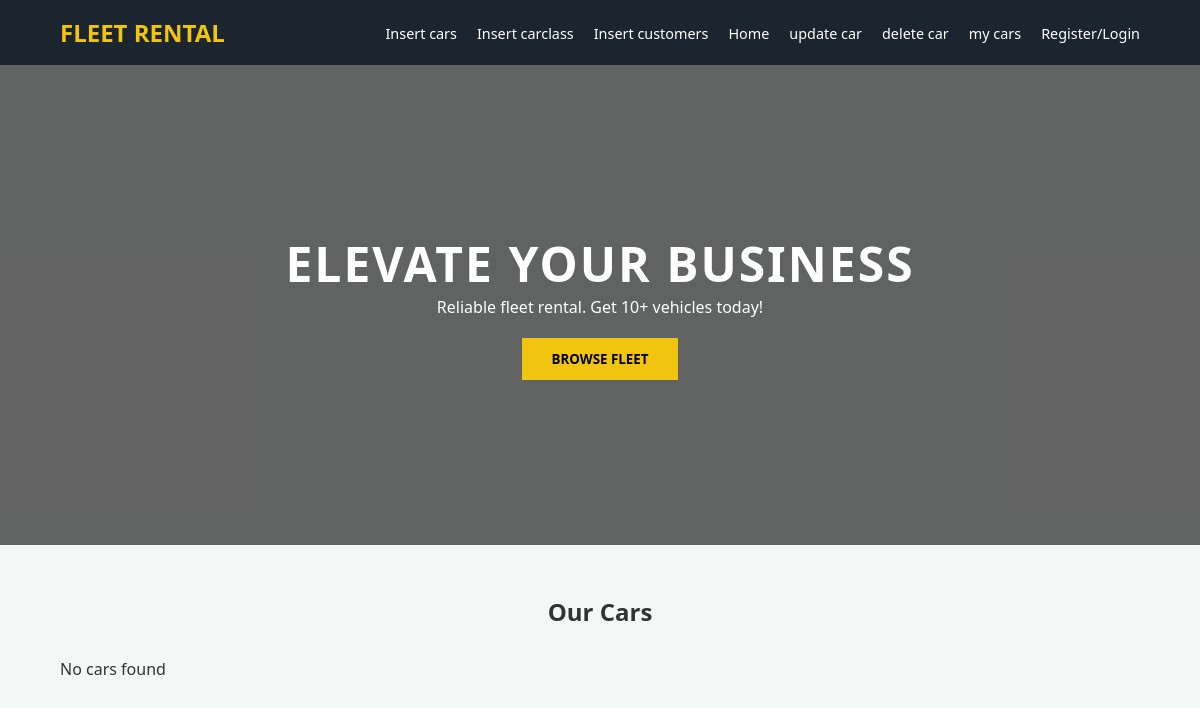
Before: /qindex.php with the older database file.
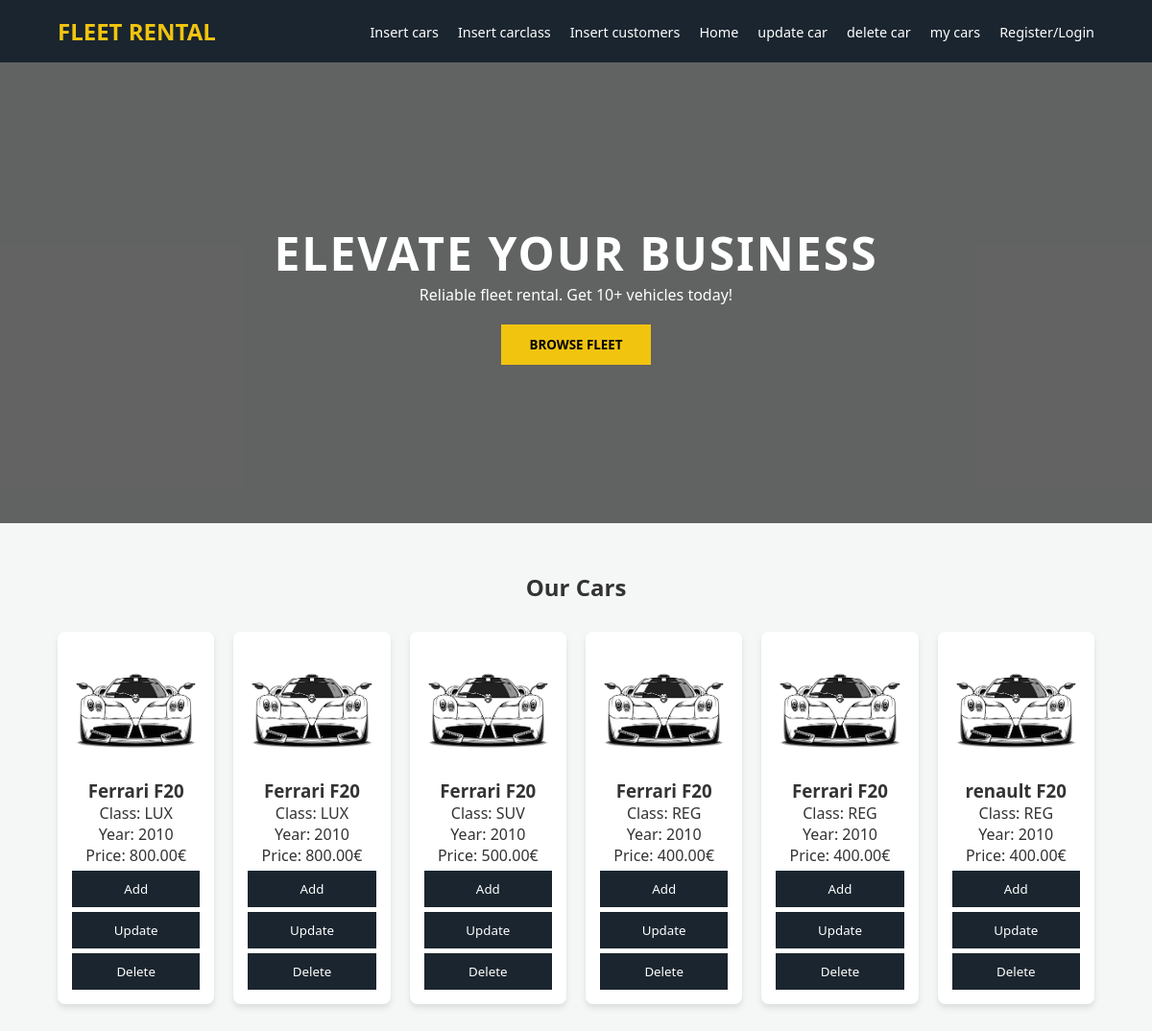
After: the same page with the newer database file.
### tables this page shows
CREATE TABLE `cars` (
  `PlateNo` varchar(12) NOT NULL,
  `Brand` varchar(20) NOT NULL,
  `Model` varchar(25) NOT NULL,
  `YearManufactured` smallint(6) DEFAULT NULL,
  `Status` varchar(1) NOT NULL,
  `carClass` varchar(6) NOT NULL
);

CREATE TABLE `carclass` (
  `ClassID` smallint(6) NOT NULL,
  `ClassName` varchar(6) NOT NULL,
  `Description` varchar(25) NOT NULL,
  `MonthlyRate` decimal(8,2) NOT NULL
);

### qindex.php (the view, shortened to what this page needs)
<!DOCTYPE html>
<html lang="en">
<head>
    <link rel="stylesheet" href="stylecss.css">
</head>
<body>
    <nav class="navbar">
        <div class="logo">FLEET RENTAL</div>
        <ul class="navLinks">
            <li><a href="insert/addCar.php">Insert cars</a></li>
            <li><a href="insert/add.php">Insert carclass</a></li>
            <li><a href="insert/addCustomer.php">Insert customers</a></li>
            <li><a href="">Home</a></li>
            <li><a href="Update/selectUpdate.php">update car</a></li>
            <li><a href="Delete/delete.php">delete car</a></li>
            <li><a href="myCars.php">my cars</a></li>
            <li><a href="" class="loginBtn">Register/Login</a></li>
        </ul>
    </nav>
    <section class="banner">
        <div class="bannerText">
            <h1>ELEVATE YOUR BUSINESS</h1>
            <p>Reliable fleet rental. Get 10+ vehicles today!</p>
            <button class="browseBtn">BROWSE FLEET</button>
        </div>
    </section>
    <section class="ourCars">
        <h2>Our Cars</h2>
        <div class="fleetGrid">
            <?php
            try {
                $pdo = new PDO('mysql:host=localhost;dbname=carRentalSys; charset=utf8', 'root', '');
                $pdo->setAttribute(PDO::ATTR_ERRMODE, PDO::ERRMODE_EXCEPTION);
                $sql = 'SELECT cars.PlateNo,cars.Brand,cars.Model,cars.YearManufactured,
    cars.Status,carclass.ClassName,carclass.MonthlyRate
FROM cars
JOIN carclass
ON cars.carClass = carclass.className
WHERE cars.Status = "A";';
                $result = $pdo->prepare($sql);
                $result->execute();
                if ($result->rowCount() == 0) {
                    echo "No cars found";
                }
                while ($row = $result->fetch()) {
                    ?>
                    <div class="carCard">
                        <img src="images/carPlaceholder.avif" alt="Toyota Prius">
                        <h3><?php echo $row['Brand'] . ' ' . $row['Model']; ?></h3>
                        <p>Class: <?php echo $row['ClassName'] ?></p>
                        <p>Year: <?php echo $row['YearManufactured'] ?></p>
                        <p class="price">Price: <?php echo $row['MonthlyRate']; ?>€ </p>
                        <div class="buttonGroup">
                            <form action="addButton" method="post">
                                <input type="submit" value="Add" class="add">
                            </form>
                            <form action="Update/updCarDetails1.php" method="post">
                                <input type="submit" value="Update" class="add">
                            </form>
                            <form action="Delete/deletecar.php" method="post">
                                <input type="submit" value="Delete" class="add">
                            </form>
                        </div>
                    </div>
                    <?php
                }
            } catch (PDOException $e) {
                $output = 'Unable to connect to the database server: ' . $e->getMessage() . ' in ' . $e->getFile() . ':' .
                    $e->getLine();
                echo 'Database error: ' . $e->getMessage();
            }
            ?>
        </div>
    </section>
</body>
</html>

### stylecss.css (style rules this page uses)
* { margin: 0; padding: 0; box-sizing: border-box; font-family: 'Segoe UI', Tahoma, Geneva, Verdana, sans-serif; }
body { background-color: #f4f7f6; color: #333; }
.navbar { background: #1a252f; color: white; display: flex; justify-content: space-between; align-items: center; padding: 1rem 5%; }
.logo { font-weight: bold; font-size: 1.5rem; color: #f1c40f; }
.navLinks { display: flex; list-style: none; }
.navLinks li { margin-left: 20px; }
.navLinks a { color: white; text-decoration: none; font-size: 0.9rem; }
.banner { height: 60vh; background-color: rgba(0,0,0,0.6); display: flex; align-items: center; justify-content: center; text-align: center; color: white; }
.bannerText h1 { font-size: 3rem; letter-spacing: 2px; }
.browseBtn { background: #f1c40f; border: none; padding: 12px 30px; font-weight: bold; margin-top: 20px; cursor: pointer; }
.ourCars { padding: 50px 5%; text-align: center; }
.fleetGrid { display: flex; grid-template-columns: repeat(auto-fit, minmax(280px, 1fr)); gap: 20px; margin-top: 30px; }
.carCard { background: white; padding: 15px; border-radius: 8px; box-shadow: 0 4px 6px rgba(0,0,0,0.1); width: 19%; }
.carCard img { width: 100%; border-radius: 5px; }
.add { width: 100%; background: #1a252f; color: white; border: none; padding: 10px; margin-top: 5px; cursor: pointer; }

Changed rows visible on the page:
added cars: Brand "Ferrari", Model "F20", carclass.ClassName "LUX", YearManufactured "2010", carclass.MonthlyRate "800.00"
added cars: Brand "Ferrari", Model "F20", carclass.ClassName "LUX", YearManufactured "2010", carclass.MonthlyRate "800.00"
added cars: Brand "Ferrari", Model "F20", carclass.ClassName "SUV", YearManufactured "2010", carclass.MonthlyRate "500.00"
added cars: Brand "Ferrari", Model "F20", carclass.ClassName "REG", YearManufactured "2010", carclass.MonthlyRate "400.00"
added cars: Brand "Ferrari", Model "F20", carclass.ClassName "REG", YearManufactured "2010", carclass.MonthlyRate "400.00"
added cars: Brand "renault", Model "F20", carclass.ClassName "REG", YearManufactured "2010", carclass.MonthlyRate "400.00"
Other visible differences:
text no longer shown: "No cars found"
